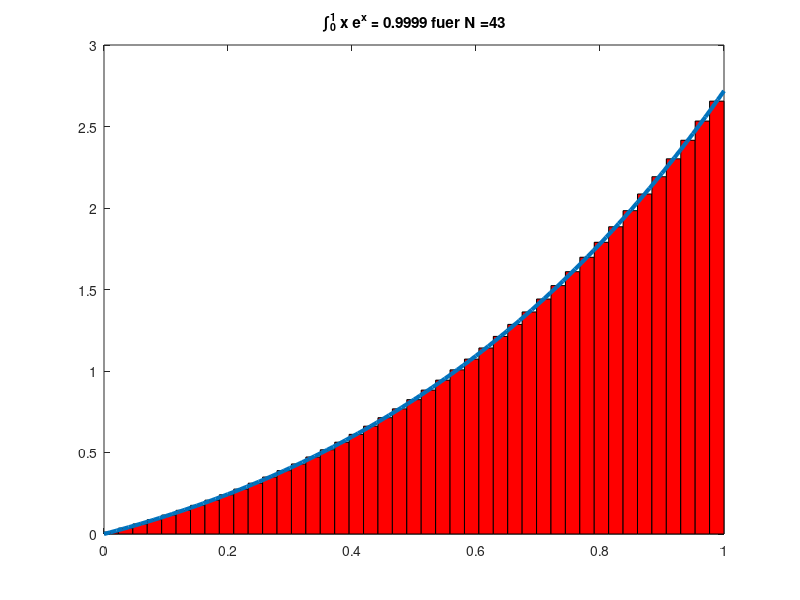

The MATLAB script that drew this image:
%----------------------------------
%   integral.m
% 
% berechnet approximativ ein Integral 
% ueber  (0,1) durch die Mittelpunktregel
%----------------------------------

%exakt: 
% partielle integration
% \int f' * g = f*g|a^b - \int f*g'
% f'=e^x
% g =x
% f = e^x
% g'=1
% x e^x - e^x|_0^1 = 1
N = 1; % Anzahl Unterteilungen
TOL = 1e-4;
err = 1;
% Schleife um das Integral so gut zu berechnen, dass es innerhalb der TOL
% gelangt
while (err > TOL)
  N = N+1;
  x = (0+1/(2*N)):(1/N):(1-1/(2*N));
  y = x.*exp(x);
  % Berechnung des Integrals
  result = sum(y)*(1/N);
  err = abs(1 - result);
end
N
err

% Plot
figure
for i = 1:N
    fill([(i-1)/N (i-1)/N i/N i/N], [0 ((i-0.5)/N)*exp((i-0.5)/N) ((i-0.5)/N)*exp((i-0.5)/N) 0], 'r');
    hold on;
end;
plot(0:0.01:1,(0:0.01:1).*exp(0:0.01:1),'LineWidth',3);
title(['\int_0^1 x e^x = ',num2str(result),' fuer N =', num2str(N) ]); 
hold off
